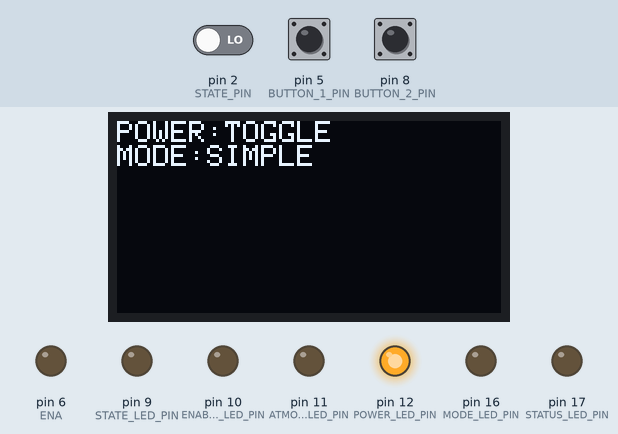
Recording of a sketch running on a simulated Arduino Nano, built with avr-gcc and run on an emulated ATmega328P. On the bench: 128×64 one-colour display, output pins drawn as LEDs (lit = HIGH). Dashed ring = blinking. Inputs (shaded band) come from the test bench; at power-on: pin 8 (BUTTON_2_PIN) HIGH, pin 5 (BUTTON_1_PIN) HIGH, pin 2 (STATE_PIN) LOW. The modem accepts every AT command (registered, SIM ready, sends succeed) and sends nothing else; pins used as bus, display or sensor lines are not drawn; what the sketch prints to the serial monitor is not drawn.

Above: at 2.9 s.
3.0 s: pin 8 (BUTTON_2_PIN) pulled LOW for 0.15 s
At 3.9 s:
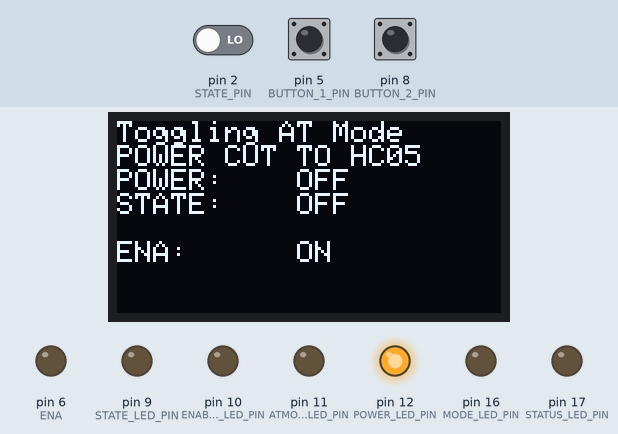
4.9 s: pin 5 (BUTTON_1_PIN) pulled LOW for 0.15 s
At 6.3 s:
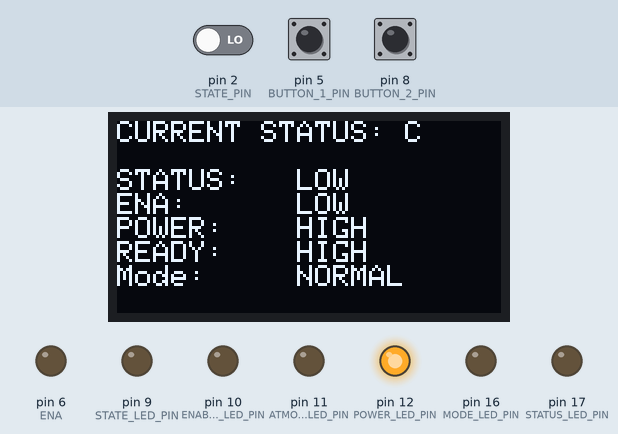
6.6 s: pin 5 (BUTTON_1_PIN) pulled LOW for 1 s
At 6.81 s:
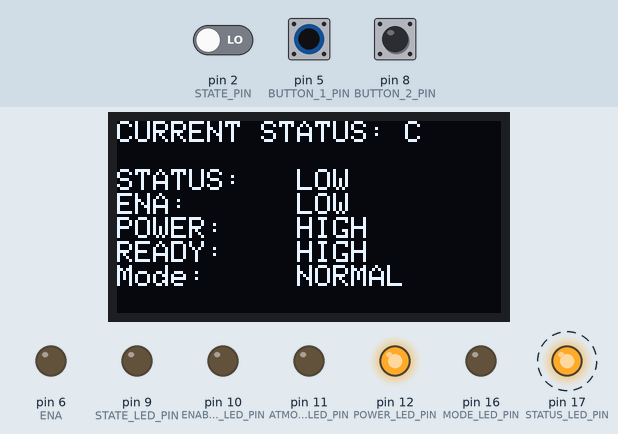
9.1 s: pin 8 (BUTTON_2_PIN) pulled LOW for 1 s
At 10.2 s:
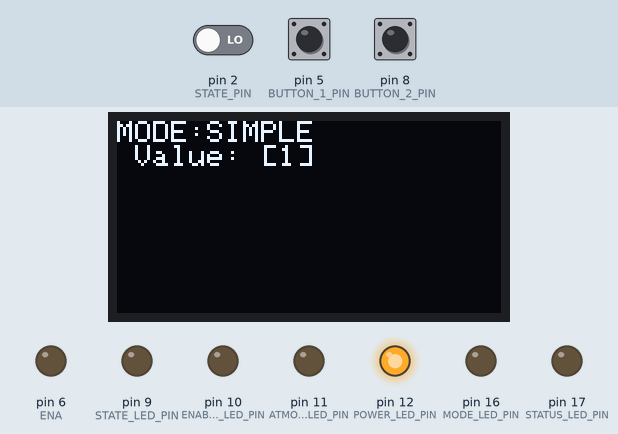
11.6 s: pin 8 (BUTTON_2_PIN) pulled LOW for 0.15 s
At 12.9 s:
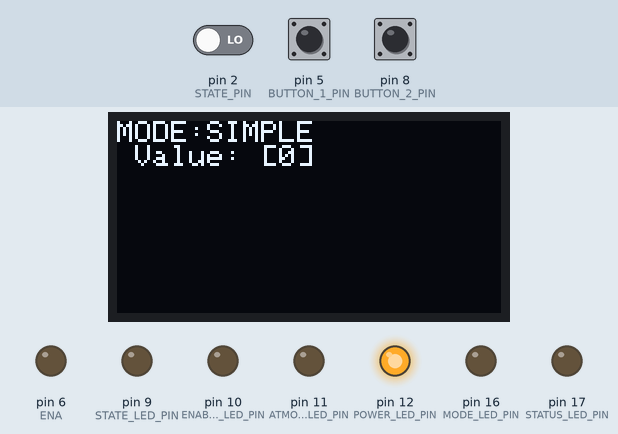
Timing chart, 0 to 14.6 s (numbered marks = the images above; inputs shaded):
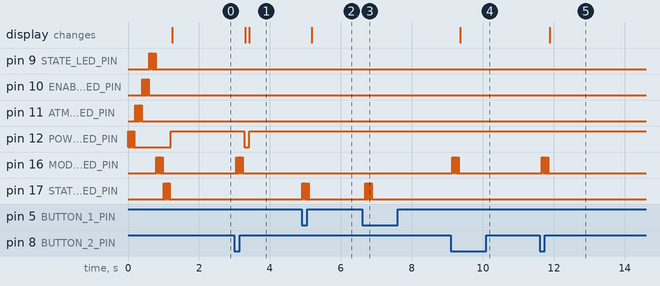

The sketch:

HC05ATUtility.ino
```cpp
/********************************************************************
*
*	Name:			HC-05 AT Utility
*	Version:		1.0.0
*	Created On:		5/18/18
*	Author:			Bob Jones <bob@rhj4.com>
*	Description:	This utility program performs two highly useful
*	tasks:
*		1)	Puts an HC-05 Module into AT Command mode
*			and sends and receives AT commands from the HC-05
*		2)	Pairs two HC-05 modules
*
*	The process of putting a module into AT mode is a bit tricky.
*	First, the power must be cut to the module. This is accomplished
*	using the handy small switch at the feet of the module.
*
*	With the power off, we set the ENABLE (EN_1) pin to HIGH.
*	Then we must send a simple command ("AT\r\n") to the module.
*	If all is right and the stars align, the module will send back
*	"OK" and we are in business.
*
*	We automate this by setting the SWITCH_PIN to HIGH when the
*	switch is connected. When SWITCH_PIN goes HIGH, we catch this
*	in the loop and send the AT command and check for an OK response.
*
*	After that, we can send AT commands simply by entering them in
*	the Serial monitor window.
*
*	When completed, or if bored and wanting to do something else,
*	simply turn the switch off and we will exit AT Command Mode,
*	the Green light will go off and you may kiss the frog or the
*	princess... your choice.
*
*	LED Indicators:
*
*	There are three LED indicators that can be implemented as
*	three separate LEDs or as a single RGB LED:
*
*		RED - the switch is disconnected
*		BLUE - switch connected (ENA_1 is HIGH)
*		GREEN - in AT Command Mode
*	Update History:
*
*
*/

//	TODO: figure out how to add the switch state detector
//	TODO: Test to confirm that closing the switch sets ENA HIGH
//	TODO: Finish wiring the board
//	TODO: How does HC05 pairing happen?

#include "Config.h"
#include "BJHC05Utility.h"


BJHC05Utility *hc05;

void setup () {
	Serial.begin ( 115200 );
	Serial.println ( F ( "Performing HC05 AT Utility Setup" ) );

	hc05 = new BJHC05Utility;
	hc05->setup ();
	hc05->showHelp ();

	Serial.println ( "\nEnter any Command:" );
	delay ( 500 );
}

void loop () {

	hc05->loop ();

	delay ( LOOP_WAIT );
}
```

Config.h
```cpp
#pragma once

/*******************************************************************
*
*	BUTTON MODES
*
********************************************************************/

//	Return the button state as soon as it changes
//	without verifying the current state
#define BUTTON_MODE_IMMEDIATE		0

//	Return current button state, but only when
//	the state changes
#define BUTTON_MODE_RAW				1

//	Return true when pressed, false when released
#define BUTTON_MODE_SIMPLE			2

//	Capture when switch pressed, wait until released
//	On release, toggle switch value and return it.
#define BUTTON_MODE_TOGGLE			3

//	Cycle switch value through (0..<states>) and
//	return current state when released
#define BUTTON_MODE_MULTI_STATE		4

#define MAX_BUTTON_STATE			10

/*******************************************************************
*
*	PIN ASSIGNMENTS
*
********************************************************************/
#define SLC					19
#define SDA					18
#define RX					15		//	GREEN
#define TX					14		//	ORANGE
#define POWER_LED_PIN		12		//	RED
#define ATMODE_LED_PIN		11		//	GREEN
#define ENABLED_LED_PIN		10		//	BlUE
#define STATE_LED_PIN		9		//	YELLOW
#define MODE_LED_PIN		16		//	WHITE
#define STATUS_LED_PIN		17		//  WHITE
#define ENA					6		//	YELLOW -
#define POWER_PIN			3		//	BROWN - Goes high when power is cut
#define STATE_PIN			2		//	WHITE

#define BUTTON_1_PIN		5		//	POWER Toggle
#define BUTTON_1_LED		17		//	WHITE LED
#define BUTTON_1_STATES		2
#define BUTTON_1_NAME		"POWER:"
#define BUTTON_1_MODE		BUTTON_MODE_TOGGLE

#define BUTTON_2_PIN		8		//	MODE Toggle
#define BUTTON_2_LED		16		//	WHITE LED
#define BUTTON_2_STATES		2
#define BUTTON_2_NAME		"MODE:"
#define BUTTON_2_MODE		BUTTON_MODE_SIMPLE

//	Internal Variables
#define BT_WAIT		50		// Settling time
#define LOOP_WAIT	100		//	Loop settling time

//	Error codes
#define NO_ERROR_FOUND              0
#define MODULE_NOT_AVAILABLE		101
#define RESPONSE_BUFFER_EMPTY		102
#define NO_DATA_RETURNED			103
#define BUFFER_SIZE					50

#define DEBOUNCE_DELAY 50
#define FLASH_TIMES		5
#define FLASH_DURATION	50

#define TRACING			true

//	Uncomment the following line to test
//	each switch mechanically
#define TEST_SWITCHES	false
#define TEST_MILLIS		10000

#define COLS			20
```

Source omitted: BJHC05Utility.h (26711 bytes), BJDriverButton.h (14628 bytes)

Measured:
- after the input at 3.0 s, pin 12 (POWER_LED_PIN): HIGH → LOW after 0.28 s, → HIGH 0.13 s later; pin 16 (MODE_LED_PIN): alternates HIGH for 0.02 s and LOW for 0.02 s, 10 changes in all, then stays LOW, starting after 0.05 s; the display: first changes after 0.31 s (image 1 shows a later state)
- after the input at 4.9 s, pin 17 (STATUS_LED_PIN): alternates HIGH for 0.02 s and LOW for 0.02 s, 10 changes in all, then stays LOW, starting at once; the display: changes after 0.28 s (image 2)
- after the input at 6.6 s, pin 17 (STATUS_LED_PIN): alternates HIGH for 0.02 s and LOW for 0.02 s, 10 changes in all, then stays LOW, starting after 0.08 s
- after the input at 9.1 s, pin 16 (MODE_LED_PIN): alternates HIGH for 0.02 s and LOW for 0.02 s, 10 changes in all, then stays LOW, starting after 0.05 s; the display: changes after 0.26 s (image 4)
- after the input at 11.6 s, pin 16 (MODE_LED_PIN): alternates HIGH for 0.02 s and LOW for 0.02 s, 10 changes in all, then stays LOW, starting after 0.07 s; the display: changes after 0.28 s (image 5)
